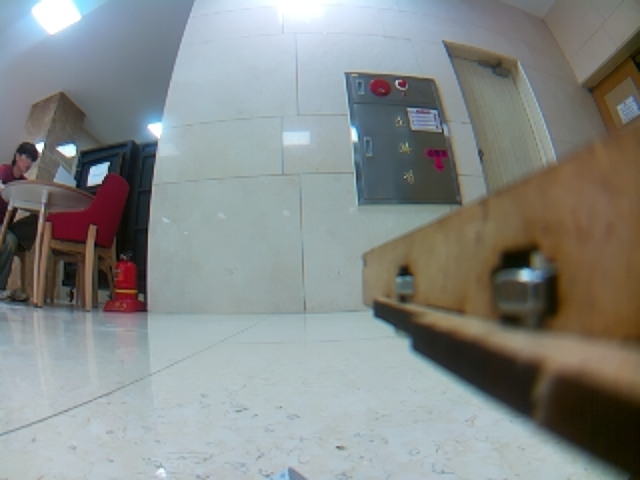
#> input picture PI/04_scene_captures/_selftest/camera_composite.png, 640 x 480 px
$ python -i swatch_measure.py   (imports and definitions only)
#> lines starting #> are read from the running program, lines starting #| are printed output that depends on the picture; after the words box and inside, x2 and y2 are one past the last pixel; in counts of white or black regions, pixels touching at a corner belong together
#> further down, picture is the input picture: shape (480, 640, 3); mean B, G, R 136.5, 138.6, 134.3
#!/usr/bin/env python
"""swatch_measure.py — 후보 색지들의 '카메라에서의 색'을 측정해 swatch_db.csv에 누적한다 (색 재설계 10/4 §1-1).

입력 (색 측정은 PNG/raw만. JPEG는 색차 서브샘플링으로 작은 패치 색이 희석되므로 거부한다):
  1) 한 장 + 수동 ROI 목록
       python tools/swatch_measure.py --image f.png --rois rois.csv --time noon --dist 1.75 --pos center
       rois.csv 열: name,x1,y1,x2,y2[,kind]   kind = swatch(기본) | background
  2) 한 장 + 고채도 덩어리 자동 분리 (이름은 auto_1.. → 나중에 rois.csv로 옮겨 이름을 붙인다)
       python tools/swatch_measure.py --image f.png --auto --time noon --dist 1.75 --pos center
  3) 촬영 폴더 + 검출 박스 (시운전용. color_separation.py 의 samples.csv 박스를 다시 쓴다)
       python tools/swatch_measure.py --boxes color_report/samples.csv --dataset-dirs D1 D2 --ball-frac 0.45 --allow-jpeg
       후보 이름 = 박스의 cls(enemy/friend). 조건 태그는 note(거리·위치)와 촬영 시각(시간대)에서 뽑는다.

번호 이미지: --image 모드는 ROI 박스와 이름(auto 는 번호)을 그린 PNG 를 저장한다 (--annot, 기본 = db 옆 <사진 이름>_rois.png).
  초록 = 측정됨, 빨강 = 픽셀 없음. auto_N 이 어느 색지인지 사람이 이걸 보고 맞춘다.

출력: swatch_db.csv 에 한 줄 = (사진 1장 × 후보 1개)
  n_px(고채도 픽셀 수), L,a,b(평균), C(a*b* 채도), ab_rms(패치 안 a*b* 흩어짐), hue_deg,S,V(참고), 조건 태그, jpeg_input
  background 행은 채도 선택 없이 ROI 전체 픽셀을 쓴다 (배경은 원래 채도가 낮다).
"""
import argparse, csv, json, os, re, sys, time
from pathlib import Path
import cv2, numpy as np
sys.path.insert(0, os.path.dirname(os.path.abspath(__file__))); import colorlib as C

DB_COLUMNS = ["measured_at", "source", "jpeg_input", "candidate", "kind", "time", "dist", "pos",
              "n_px", "L", "a", "b", "C", "ab_rms", "hue_deg", "S", "V", "x1", "y1", "x2", "y2"]
JPEG_EXT = {".jpg", ".jpeg"}


def is_jpeg(path) -> bool:
    return Path(path).suffix.lower() in JPEG_EXT


# [32 lines left out: functions check_input, measure_region, not called in this run]


def auto_rois(frame_bgr, sat_min=90, min_area=150, max_blobs=20):
    """고채도 덩어리를 자동으로 찾아 박스 목록을 돌려준다 (큰 것부터)."""
#> called with sat_min = 90, min_area = 150, max_blobs = 20
    hsv = cv2.cvtColor(frame_bgr, cv2.COLOR_BGR2HSV)
#> hsv: shape (480, 640, 3); mean H, S, V 74.1, 53.4, 148
    mask = (hsv[..., 1] >= sat_min).astype(np.uint8)
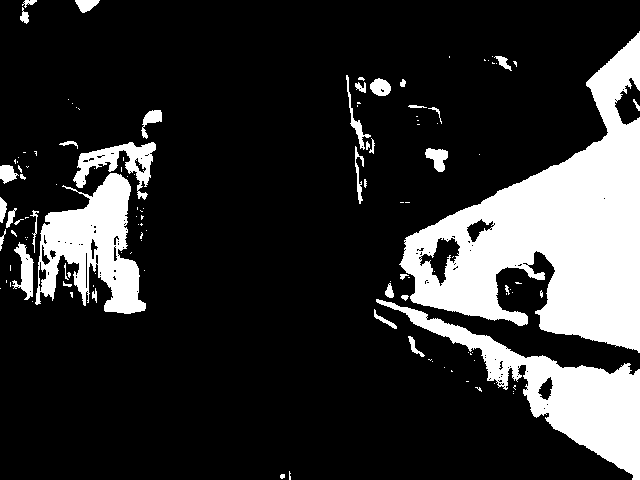
#> mask: shape (480, 640); values 0 (black) and 1 (white), 19.1% white; 125 white regions (85 under 20 px), largest, box (x1, y1, x2, y2) and area: (399, 31, 640, 353) 33081, (376, 299, 640, 480) 11461, (35, 173, 146, 314) 8068
    mask = cv2.morphologyEx(mask, cv2.MORPH_OPEN, np.ones((5, 5), np.uint8))
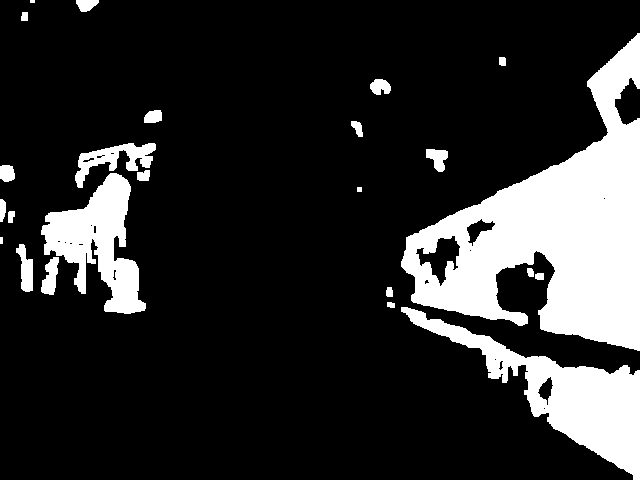
#> mask: shape (480, 640); values 0 (black) and 1 (white), 17.9% white; 24 white regions (1 under 20 px), largest, box (x1, y1, x2, y2) and area: (401, 33, 640, 351) 32630, (401, 307, 640, 480) 11073, (41, 173, 146, 314) 6964
    n, _, stats, _ = cv2.connectedComponentsWithStats(mask, 8)
#> n = 25; stats = 25 rows, first 6: [0, 0, 640, 480, 252173], [30, 0, 5, 3, 15], [76, 0, 23, 12, 199], [21, 12, 7, 9, 59], [401, 33, 239, 318, 32630], [499, 57, 7, 9, 60]
    boxes = [(stats[i, 4], stats[i, 0], stats[i, 1], stats[i, 0] + stats[i, 2], stats[i, 1] + stats[i, 3])
             for i in range(1, n) if stats[i, 4] >= min_area]
#> boxes = 11 items, first 6: (199, 76, 0, 99, 12), (32630, 401, 33, 640, 351), (251, 370, 79, 391, 95), (197, 144, 110, 162, 123), (1424, 75, 143, 156, 188), (324, 426, 149, 448, 172)
    boxes.sort(reverse=True)
    return [(f"auto_{k + 1}", b[1], b[2], b[3], b[4], "swatch") for k, b in enumerate(boxes[:max_blobs])]


# [146 lines left out: functions save_annotated, time_tag_from_iso, parse_note, append_rows, run_single, run_dataset and 1 more, not called in this run]


# [2 lines not run here, left out]

>>> import cv2
>>> picture = cv2.imread('../../04_scene_captures/_selftest/camera_composite.png')
>>> result = auto_rois(picture)
#> result = 11 items
